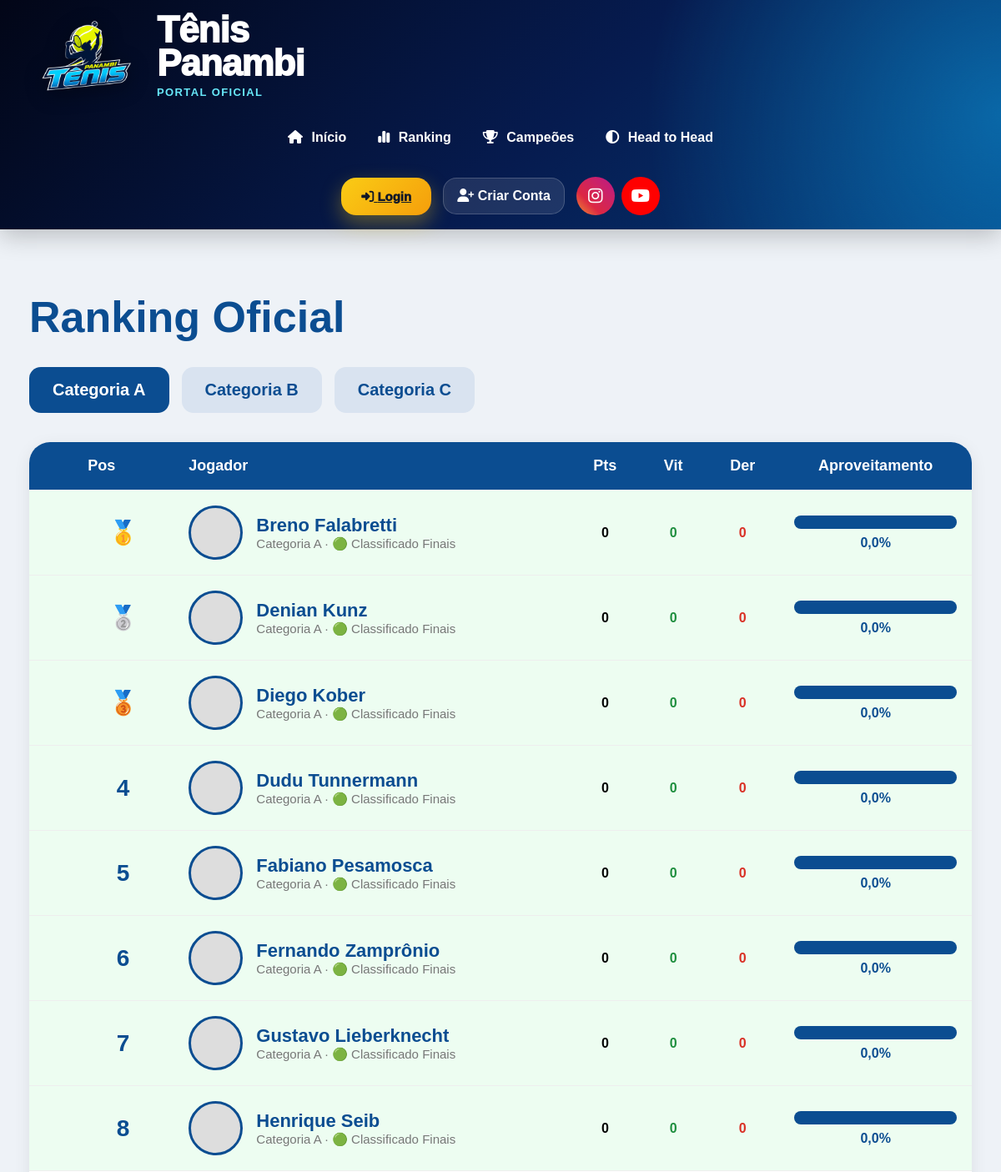
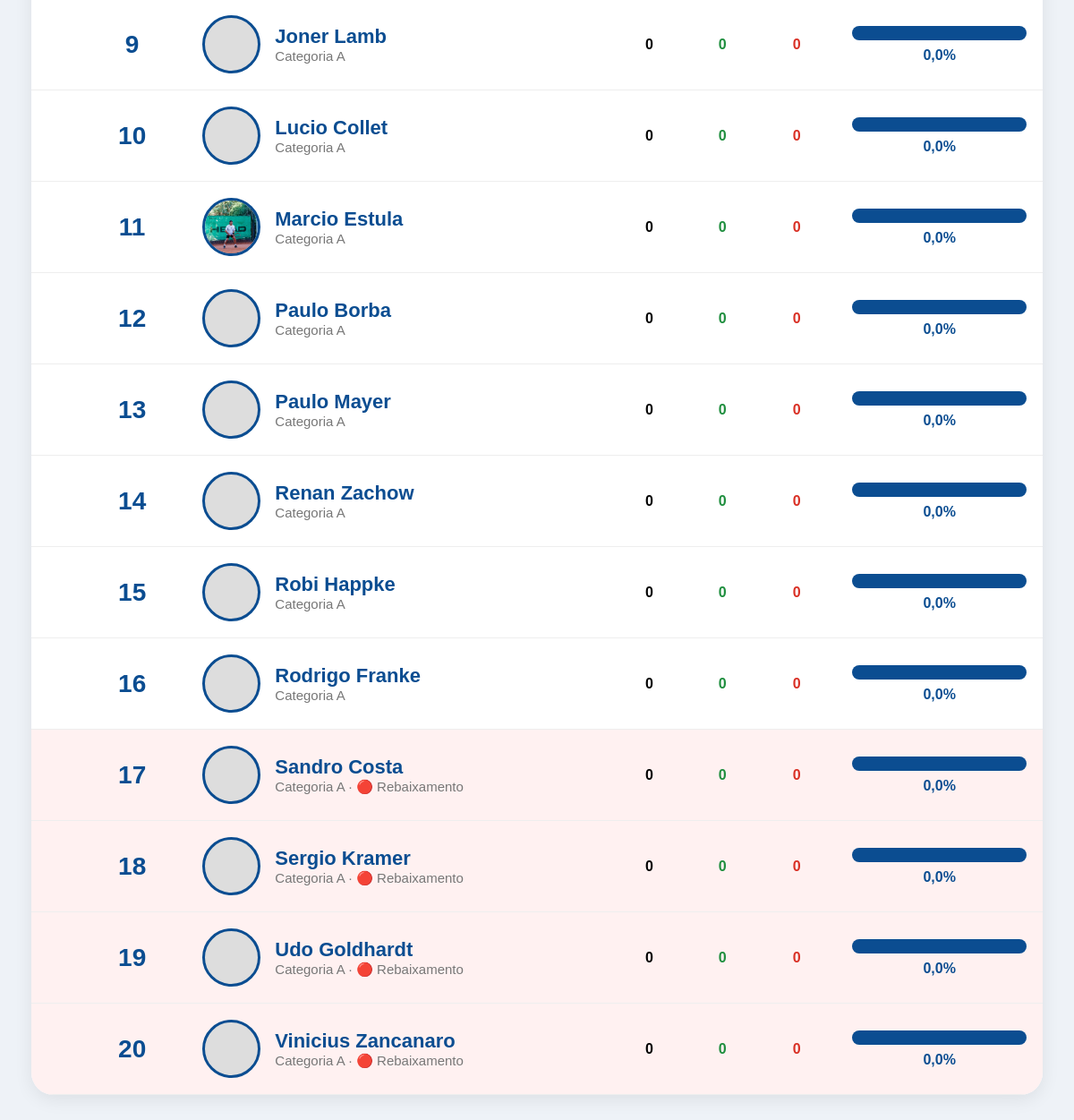
/ranking/, run on an earlier commit of the app's database (2 pictures, top to bottom).
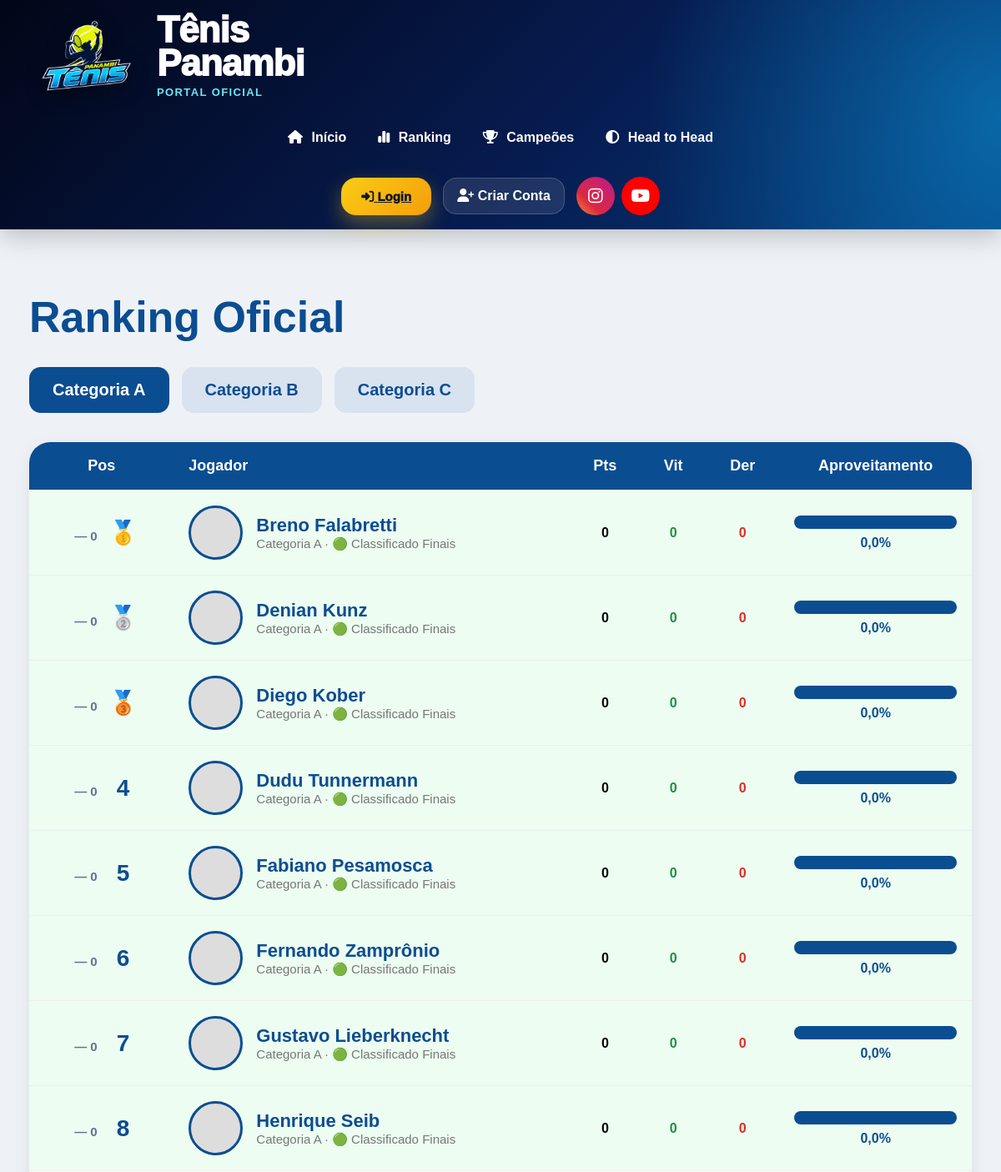
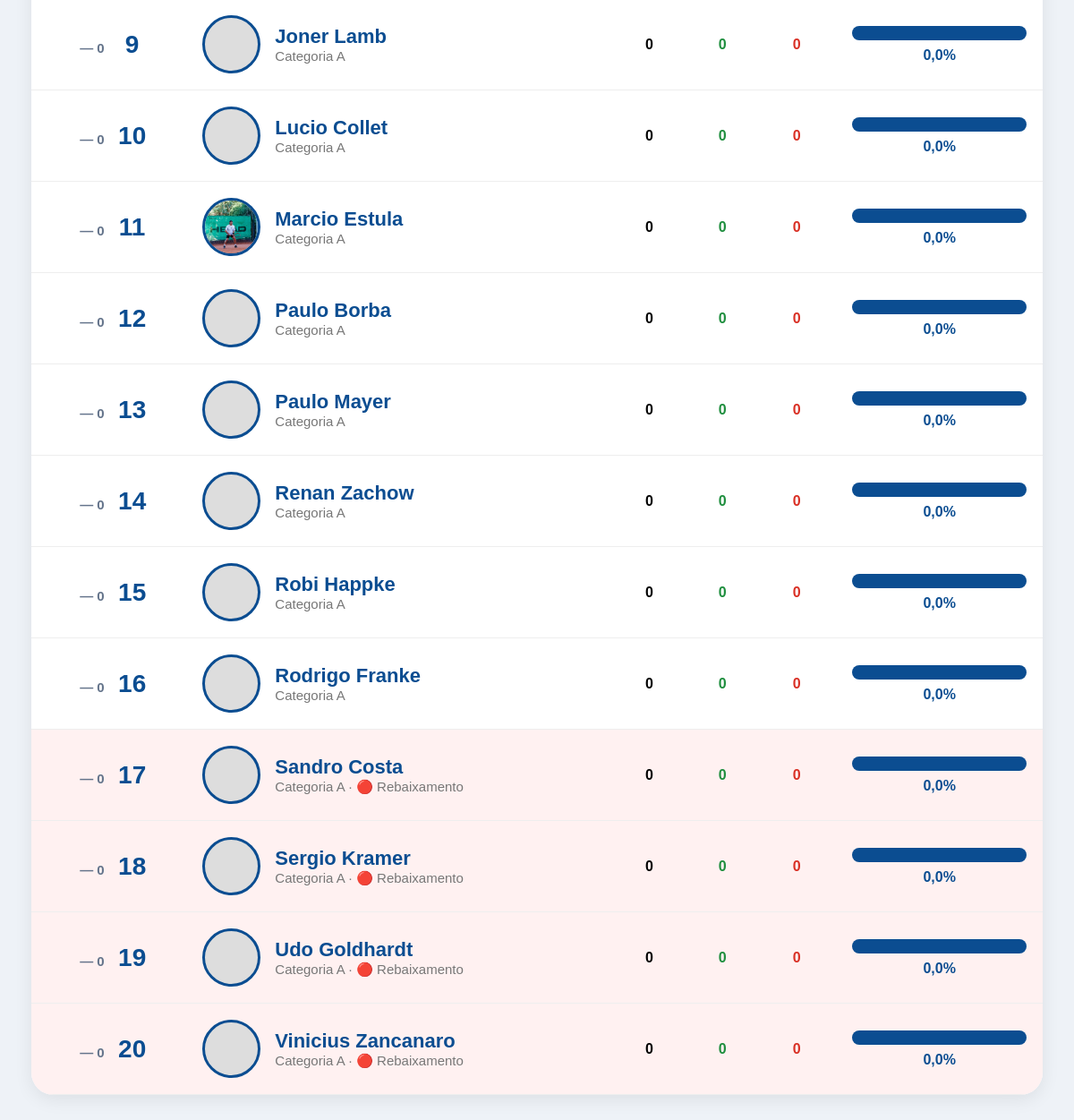
And on a later commit of the database (2 pictures, top to bottom).
### core/models.py (models this page shows, shortened)
class RankingJogador(models.Model):
    torneio = models.ForeignKey(
        Torneio,
        on_delete=models.CASCADE
    )
    categoria = models.ForeignKey(
        CategoriaTorneio,
        on_delete=models.CASCADE
    )
    jogador = models.ForeignKey(
        Jogador,
        on_delete=models.CASCADE
    )
    posicao = models.IntegerField(default=0)
    posicao_anterior = models.IntegerField(default=0)
    pontos = models.IntegerField(default=0)
    pontos = models.IntegerField(default=0)
    vitorias = models.IntegerField(default=0)
    derrotas = models.IntegerField(default=0)
    games_feitos = models.IntegerField(default=0)
    games_sofridos = models.IntegerField(default=0)
    aproveitamento = models.FloatField(default=0)
    posicao = models.IntegerField(default=0)
    status_ranking = models.CharField(
        max_length=30,
        blank=True,
        null=True
    )

class Jogador(models.Model):
    CATEGORIAS = [
        ('A', 'Categoria A'),
        ('B', 'Categoria B'),
        ('C', 'Categoria C'),
    ]
    NIVEIS = [
        ('INICIANTE', 'Iniciante'),
        ('INTERMEDIARIO', 'Intermediário'),
        ('AVANCADO', 'Avançado'),
    ]
    MAOS = [
        ('DIREITA', 'Direita'),
        ('ESQUERDA', 'Esquerda'),
    ]
    BACKHANDS = [
        ('UMA_MAO', '1 mão'),
        ('DUAS_MAOS', '2 mãos'),
    ]
    ESTILOS_JOGO = [
        ('OFENSIVO', 'Ofensivo'),
        ('DEFENSIVO', 'Defensivo'),
        ('ALL_COURT', 'All Court'),
        ('SAQUE_VOLEIO', 'Saque e Voleio'),
    ]
    CLUBES = [
        ('TENIS_PANAMBI', 'Tênis Panambi'),
        ('AABB', 'AABB'),
        ('AFUBRA', 'Afubra'),
        ('OUTRO', 'Outro'),
    ]
    usuario = models.OneToOneField(
        User,
        on_delete=models.SET_NULL,
        null=True,
        blank=True
    )
    nome = models.CharField(max_length=150)
    email = models.EmailField(
        blank=True,
        null=True
    )
    telefone = models.CharField(
        max_length=30,
        blank=True,
        null=True
    )
    cidade = models.CharField(
        max_length=100,
        blank=True,
        null=True
    )
    categoria = models.CharField(
        max_length=1,
        choices=CATEGORIAS,
        blank=True,
        null=True
    )
    nivel = models.CharField(
        max_length=20,
        choices=NIVEIS,
        default='INICIANTE'
    )
    mao_dominante = models.CharField(
        max_length=20,
        choices=MAOS,
        default='DIREITA'
    )
    raquete = models.CharField(
        max_length=100,
        blank=True,
        null=True
    )
    instagram = models.CharField(
        max_length=100,
        blank=True,
        null=True
    )
    foto = models.ImageField(
        upload_to='jogadores/',
        blank=True,
        null=True
    )
    ano_inicio = models.PositiveIntegerField(
        blank=True,
        null=True,
        verbose_name='Ano que começou a jogar'
    )
    clube = models.CharField(
        max_length=30,
        choices=CLUBES,
        blank=True,
        null=True
    )
    backhand = models.CharField(
        max_length=20,
        choices=BACKHANDS,
        blank=True,
        null=True
    )
    estilo_jogo = models.CharField(
        max_length=30,
        choices=ESTILOS_JOGO,
        blank=True,
        null=True
    )
    jogador_favorito = models.CharField(
        max_length=100,
        blank=True,
        null=True
    )
    frase_pessoal = models.CharField(
        max_length=200,
        blank=True,
        null=True
    )
    jogos_historicos = models.IntegerField(default=0)
    vitorias_historicas = models.IntegerField(default=0)
    derrotas_historicas = models.IntegerField(default=0)
    titulos_cd = models.IntegerField(default=0)
    vice_cd = models.IntegerField(default=0)
    semifinal_cd = models.IntegerField(default=0)
    ativo = models.BooleanField(default=False)
    criado_em = models.DateTimeField(auto_now_add=True)
    class Meta:
        ordering = ['categoria', 'nome']

class CategoriaTorneio(models.Model):
    CATEGORIAS = [
        ('A', 'Categoria A'),
        ('B', 'Categoria B'),
        ('C', 'Categoria C'),
    ]
    torneio = models.ForeignKey(
        Torneio,
        on_delete=models.CASCADE,
        related_name='categorias'
    )
    categoria = models.CharField(
        max_length=1,
        choices=CATEGORIAS
    )
    quantidade_jogadores = models.IntegerField(default=20)
    classificados_finais = models.IntegerField(default=8)
    promovidos = models.IntegerField(default=0)
    rebaixados = models.IntegerField(default=0)
    melhores_resultados = models.IntegerField(default=10)
    max_jogos_por_rodada = models.IntegerField(default=2)
    rodadas_contabilizadas = models.IntegerField(
    default=10
)

### core/views.py (the view)
def ranking(request):
    torneio_ativo = Torneio.objects.filter(
        ativo=True
    ).order_by(
        '-ano',
        '-edicao',
        '-id'
    ).first()
    if not torneio_ativo:
        ranking_a = []
        ranking_b = []
        ranking_c = []
    else:
        ranking_a = RankingJogador.objects.filter(
            torneio=torneio_ativo,
            categoria__categoria='A'
        ).order_by('posicao')
        ranking_b = RankingJogador.objects.filter(
            torneio=torneio_ativo,
            categoria__categoria='B'
        ).order_by('posicao')
        ranking_c = RankingJogador.objects.filter(
            torneio=torneio_ativo,
            categoria__categoria='C'
        ).order_by('posicao')
    def aplicar_variacao(lista):
        for r in lista:
            r.variacao_posicao = 0
            r.direcao_posicao = 'igual'
            if r.posicao_anterior and r.posicao_anterior > 0:
                if r.posicao < r.posicao_anterior:
                    r.variacao_posicao = r.posicao_anterior - r.posicao
                    r.direcao_posicao = 'subiu'
                elif r.posicao > r.posicao_anterior:
                    r.variacao_posicao = r.posicao - r.posicao_anterior
                    r.direcao_posicao = 'desceu'
        return lista
    ranking_a = aplicar_variacao(list(ranking_a))
    ranking_b = aplicar_variacao(list(ranking_b))
    ranking_c = aplicar_variacao(list(ranking_c))
    return render(
        request,
        'ranking/lista.html',
        {
            'torneio_ativo': torneio_ativo,
            'ranking_a': ranking_a,
            'ranking_b': ranking_b,
            'ranking_c': ranking_c,
        }
    )

### core/templates/ranking/lista.html (shortened to what this page needs)
{% extends 'base/base.html' %}
{% block content %}
<div class="ranking-page">
    <h1 class="ranking-title">
        Ranking Oficial
    </h1>
    <div class="ranking-tabs">
        <button onclick="mostrarCategoria('A')" id="btnA">
            Categoria A
        </button>
        <button onclick="mostrarCategoria('B')" id="btnB">
            Categoria B
        </button>
        <button onclick="mostrarCategoria('C')" id="btnC">
            Categoria C
        </button>
    </div>
    <div id="rankingA">
        {% include 'ranking/tabela.html' with ranking=ranking_a %}
    </div>
</div>
{% endblock %}

### core/templates/ranking/tabela.html (shortened to what the changed rows need)
<div class="ranking-box">
    <table class="ranking-table">
        <tr class="header">
            <th style="text-align:center;">Pos</th>
            <th style="text-align:left;">Jogador</th>
            <th style="text-align:center;">Pts</th>
            <th style="text-align:center;">Vit</th>
            <th style="text-align:center;">Der</th>
            <th style="text-align:center;">Aproveitamento</th>
        </tr>
        {% for r in ranking %}
        <tr
        {% if r.categoria.categoria != 'A' and r.posicao <= 2 %}
            style="background:#e8f1ff;"
        {% elif r.posicao <= 8 %}
            style="background:#edfdf1;"
        {% elif r.status_ranking == 'REBAIXADO' %}
            style="background:#fff1f1;"
        {% endif %}
        >
            <td class="pos-cell">
                <div style="
                display:flex;
                align-items:center;
                justify-content:center;
                gap:10px;
                ">
                    <div style="width:42px;text-align:right;">
                        {% if r.posicao_anterior > 0 %}
                            {% if r.direcao_posicao == 'subiu' %}
                                <span style="color:#16a34a;font-size:15px;font-weight:900;">
                                    ▲ {{ r.variacao_posicao }}
                                </span>
                            {% elif r.direcao_posicao == 'desceu' %}
                                <span style="color:#dc2626;font-size:15px;font-weight:900;">
                                    ▼ {{ r.variacao_posicao }}
                                </span>
                            {% else %}
                                <span style="color:#64748b;font-size:15px;font-weight:900;">
                                    — 0
                                </span>
                            {% endif %}
                        {% endif %}
                    </div>
                    <div style="
                    min-width:42px;
                    text-align:center;
                    font-size:28px;
                    font-weight:900;
                    color:#0b4d91;
                    ">
                        {% if r.posicao == 1 %}
                            🥇
                        {% elif r.posicao == 2 %}
                            🥈
                        {% elif r.posicao == 3 %}
                            🥉
                        {% else %}
                            {{ r.posicao }}
                        {% endif %}
                    </div>
                </div>
            </td>
            <td>
                <div class="ranking-player">
                    {% if r.jogador.foto %}
                        <img src="{{ r.jogador.foto.url }}" class="ranking-photo">
                    {% else %}
                        <div class="ranking-photo"></div>
                    {% endif %}
                    <div>
                        <div class="ranking-name">
                            {{ r.jogador.nome }}
                        </div>
                        <div class="ranking-sub">
                            Categoria {{ r.categoria.categoria }}
                            {% if r.categoria.categoria != 'A' and r.posicao <= 2 %}
                                {% if r.categoria.categoria == 'B' %}
                                    · 🔵 Acesso Cat. A
                                {% elif r.categoria.categoria == 'C' %}
                                    · 🔵 Acesso Cat. B
                                {% endif %}
                            {% elif r.posicao <= 8 %}
                                · 🟢 Classificado Finais
                            {% elif r.status_ranking == 'REBAIXADO' %}
                                · 🔴 Rebaixamento
                            {% endif %}
                        </div>
                    </div>
                </div>
            </td>
            <td class="center">{{ r.pontos }}</td>
            <td class="center green">{{ r.vitorias }}</td>
            <td class="center red">{{ r.derrotas }}</td>
            <td style="text-align:center;">
                <div class="progress">
                    <div class="progress-bar" style="width:{{ r.aproveitamento }}%;"></div>
                </div>
                <div class="aproveitamento-text">
                    {{ r.aproveitamento }}%
                </div>
            </td>
        </tr>
        {% empty %}
        <tr>
            <td colspan="6" class="empty-ranking">
                Nenhum jogador no ranking desta categoria.
            </td>
        </tr>
        {% endfor %}
    </table>
</div>

What changed in the data, as far as the page shows it:
changed RankingJogador "Breno Falabretti": now shows "— 0"
changed RankingJogador "Denian Kunz": now shows "— 0"
changed RankingJogador "Diego Kober": now shows "— 0"
changed RankingJogador "Dudu Tunnermann": now shows "— 0"
changed RankingJogador "Fabiano Pesamosca": now shows "— 0"
changed RankingJogador "Fernando Zamprônio": now shows "— 0"
changed RankingJogador "Gustavo Lieberknecht": now shows "— 0"
changed RankingJogador "Henrique Seib": now shows "— 0"
changed RankingJogador "Joner Lamb": now shows "— 0"
changed RankingJogador "Lucio Collet": now shows "— 0"
changed RankingJogador "Marcio Estula": now shows "— 0"
changed RankingJogador "Paulo Borba": now shows "— 0"
changed RankingJogador "Paulo Mayer": now shows "— 0"
changed RankingJogador "Renan Zachow": now shows "— 0"
changed RankingJogador "Robi Happke": now shows "— 0"
changed RankingJogador "Rodrigo Franke": now shows "— 0"
changed RankingJogador "Sandro Costa": now shows "— 0"
changed RankingJogador "Sergio Kramer": now shows "— 0"
changed RankingJogador "Udo Goldhardt": now shows "— 0"
changed RankingJogador "Vinicius Zancanaro": now shows "— 0"
